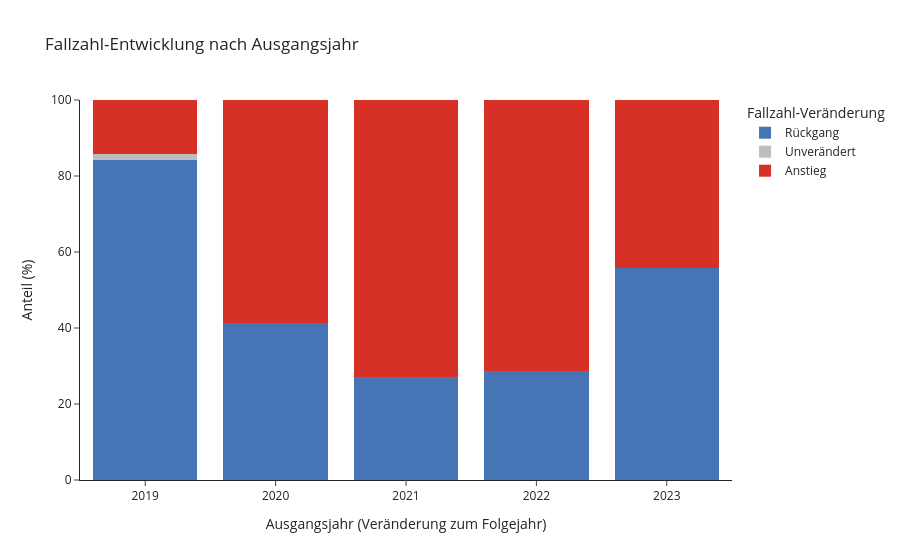

The cell this chart's notebook holds for it:
### Code cell
category_order = [
    "Rückgang",
    "Unverändert",
    "Anstieg",
]
change_counts = pd.crosstab(
    tb_cases_balanced["year"],
    tb_cases_balanced["case_change_direction"],
).reindex(columns=category_order, fill_value=0)
change_by_year = change_counts.div(
    change_counts.sum(axis=1), axis=0
).mul(100)

change_plot = change_by_year.reset_index().melt(
    id_vars="year",
    var_name="Fallzahl-Veränderung",
    value_name="Anteil (%)",
)
count_plot = change_counts.reset_index().melt(
    id_vars="year",
    var_name="Fallzahl-Veränderung",
    value_name="Länder",
)
change_plot["Länder"] = count_plot["Länder"]
change_plot["Ausgangsjahr"] = change_plot["year"].astype(str)
fig = px.bar(
    change_plot,
    x="Ausgangsjahr",
    y="Anteil (%)",
    color="Fallzahl-Veränderung",
    hover_data={"Länder": True, "year": False},
    category_orders={"Fallzahl-Veränderung": category_order},
    color_discrete_map={
        "Rückgang": "#4575b4",
        "Unverändert": "#bdbdbd",
        "Anstieg": "#d73027",
    },
    title="Fallzahl-Entwicklung nach Ausgangsjahr",
    template="simple_white",
)
fig.update_traces(marker_line_width=0)
fig.update_layout(
    barmode="stack",
    yaxis_range=[0, 100],
    xaxis_title="Ausgangsjahr (Veränderung zum Folgejahr)",
)
fig.show()

### Figure 1 — Plotly figure (JSON) as saved in the notebook; plotly's stock layout.template omitted (floating-point values rounded to 4 significant figures)
{"data": [{"customdata": [[59, 2019], [29, 2020], [19, 2021], [20, 2022], [39, 2023]], "hovertemplate": "Fallzahl-Veränderung=Rückgang<br>Ausgangsjahr=%{x}<br>Anteil (%)=%{y}<br>Länder=%{customdata[0]}<extra></extra>", "legendgroup": "Rückgang", "marker": {"color": "#4575b4", "line": {"width": 0}, "pattern": {"shape": ""}}, "name": "Rückgang", "orientation": "v", "showlegend": true, "textposition": "auto", "type": "bar", "x": ["2019", "2020", "2021", "2022", "2023"], "xaxis": "x", "y": [84.29, 41.43, 27.14, 28.57, 55.71], "yaxis": "y"}, {"customdata": [[1, 2019], [0, 2020], [0, 2021], [0, 2022], [0, 2023]], "hovertemplate": "Fallzahl-Veränderung=Unverändert<br>Ausgangsjahr=%{x}<br>Anteil (%)=%{y}<br>Länder=%{customdata[0]}<extra></extra>", "legendgroup": "Unverändert", "marker": {"color": "#bdbdbd", "line": {"width": 0}, "pattern": {"shape": ""}}, "name": "Unverändert", "orientation": "v", "showlegend": true, "textposition": "auto", "type": "bar", "x": ["2019", "2020", "2021", "2022", "2023"], "xaxis": "x", "y": [1.429, 0.0, 0.0, 0.0, 0.0], "yaxis": "y"}, {"customdata": [[10, 2019], [41, 2020], [51, 2021], [50, 2022], [31, 2023]], "hovertemplate": "Fallzahl-Veränderung=Anstieg<br>Ausgangsjahr=%{x}<br>Anteil (%)=%{y}<br>Länder=%{customdata[0]}<extra></extra>", "legendgroup": "Anstieg", "marker": {"color": "#d73027", "line": {"width": 0}, "pattern": {"shape": ""}}, "name": "Anstieg", "orientation": "v", "showlegend": true, "textposition": "auto", "type": "bar", "x": ["2019", "2020", "2021", "2022", "2023"], "xaxis": "x", "y": [14.29, 58.57, 72.86, 71.43, 44.29], "yaxis": "y"}], "layout": {"barmode": "stack", "legend": {"title": {"text": "Fallzahl-Veränderung"}, "tracegroupgap": 0}, "title": {"text": "Fallzahl-Entwicklung nach Ausgangsjahr"}, "xaxis": {"anchor": "y", "domain": [0, 1], "title": {"text": "Ausgangsjahr (Veränderung zum Folgejahr)"}}, "yaxis": {"anchor": "x", "domain": [0, 1], "range": [0, 100], "title": {"text": "Anteil (%)"}}}}
